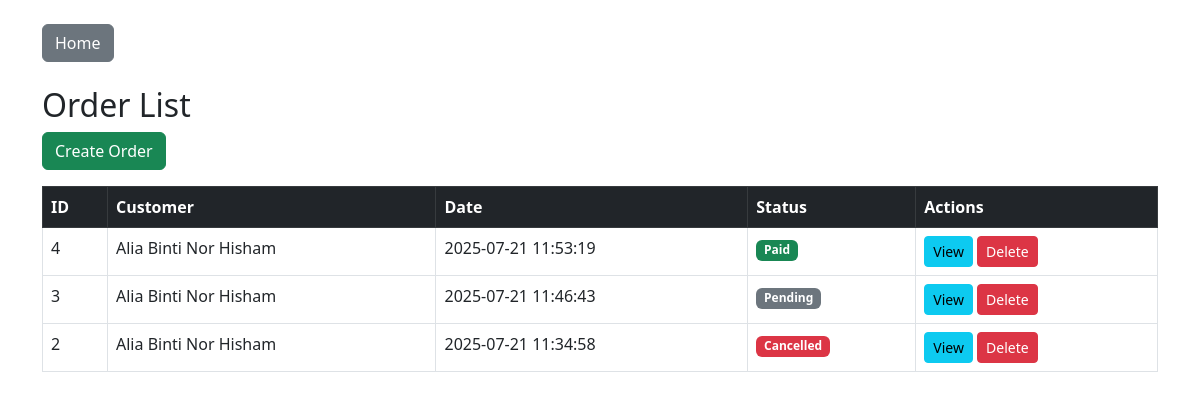
Screenshot of /orders/index.php with the database file from the repository.
### tables this page shows
CREATE TABLE `orders` (
  `order_id` int NOT NULL,
  `customer_id` int DEFAULT NULL,
  `order_date` datetime DEFAULT CURRENT_TIMESTAMP,
  `status` enum('pending','paid','cancelled') DEFAULT 'pending'
);

CREATE TABLE `customer` (
  `customer_id` int NOT NULL,
  `name` varchar(100) DEFAULT NULL,
  `address` text,
  `phone_no` varchar(20) DEFAULT NULL
);

### orders/index.php (the view)
<?php
include '../db.php';
include '../shared/header.php';
?>
<h2>Order List</h2>
<a href="create.php" class="btn btn-success mb-3">Create Order</a>
<table class="table table-bordered">
    <thead class="table-dark">
        <tr>
            <th>ID</th>
            <th>Customer</th>
            <th>Date</th>
            <th>Status</th>
            <th>Actions</th>
        </tr>
    </thead>
    <tbody>
        <?php
        $sql = "SELECT orders.*, customer.name FROM orders
                JOIN customer ON orders.customer_id = customer.customer_id
                ORDER BY orders.order_id DESC";
        $result = $conn->query($sql);
        while ($row = $result->fetch_assoc()):
            $badgeClass = match ($row['status']) {
                'paid' => 'success',
                'cancelled' => 'danger',
                default => 'secondary'
            };
        ?>
            <tr>
                <td><?= $row['order_id'] ?></td>
                <td><?= $row['name'] ?></td>
                <td><?= $row['order_date'] ?></td>
                <td><span class="badge bg-<?= $badgeClass ?>"><?= ucfirst($row['status']) ?></span></td>
                <td>
                    <a href='view.php?id=<?= $row['order_id'] ?>' class='btn btn-info btn-sm'>View</a>
                    <a href='delete.php?id=<?= $row['order_id'] ?>' class='btn btn-danger btn-sm' onclick='return confirm("Are you sure?")'>Delete</a>
                </td>
            </tr>
        <?php endwhile; ?>
    </tbody>
</table>
<?php include '../shared/footer.php'; ?>

### shared/header.php (shortened to what this page needs)
<!DOCTYPE html>
<html>
<head>
    <link href="https://cdn.jsdelivr.net/npm/bootstrap@5.3.0/dist/css/bootstrap.min.css" rel="stylesheet">
    <link rel="stylesheet" href="/index.css">
</head>
<body>
<div class="container mt-4">
    <nav class="mb-4">
        <a href="/index.php" class="btn btn-secondary">Home</a>
    </nav>

### shared/footer.php
</div>
</body>
</html>

### rows the page displays
orders: order_id "4", customer.name "Alia Binti Nor Hisham", order_date "2025-07-21 11:53:19", status "Paid"
orders: order_id "3", customer.name "Alia Binti Nor Hisham", order_date "2025-07-21 11:46:43", status "Pending"
orders: order_id "2", customer.name "Alia Binti Nor Hisham", order_date "2025-07-21 11:34:58", status "Cancelled"
